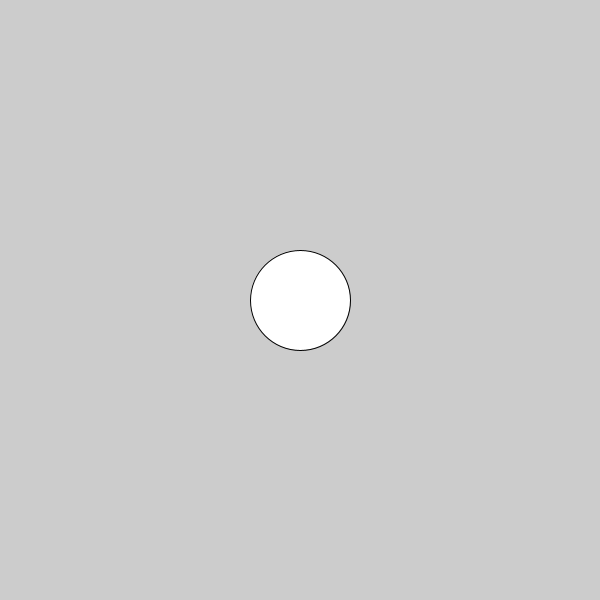
Frame 1 (no input)
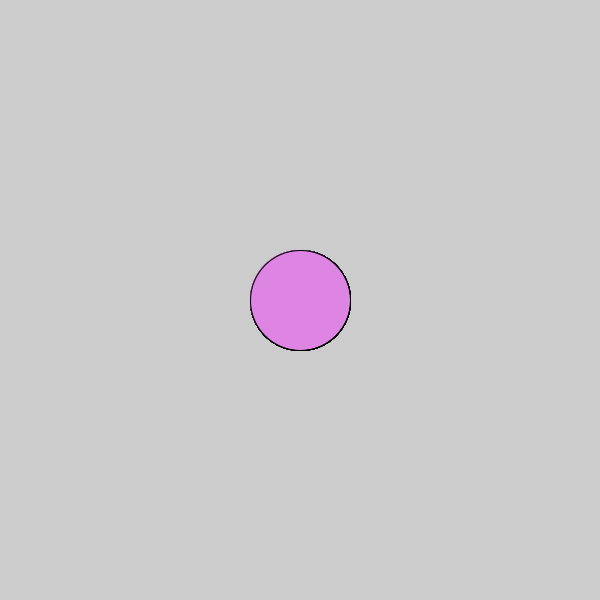
Frame 60 (the mouse pressed at the canvas centre just before this capture)
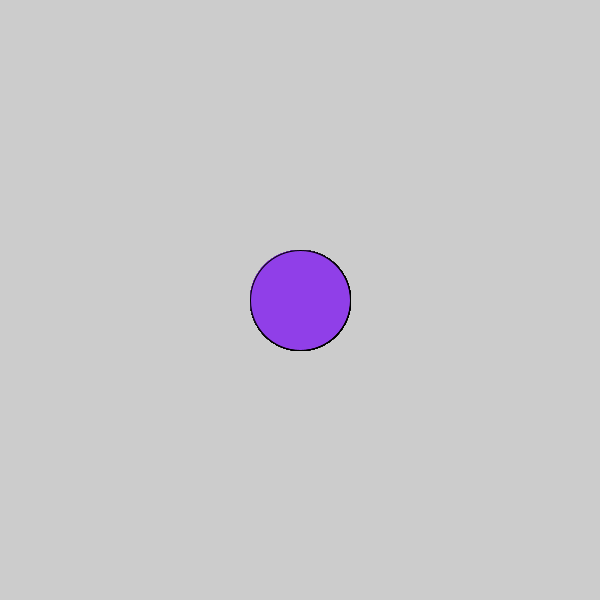
Frame 120 (the mouse held since frame 60 and released just before this capture)

The Processing sketch that drew these frames (run headless with seeded random() and noise(); from frame 60 on, the mouse is pressed at the canvas centre):

// Processing sketch: c_LogicalDot
// ── c_LogicalDot.pde

void setup() {
  
// 1. Set the size of the sketch. Make it 600 pixels square. 
  size(600,600);

}

void draw() {
  
// 2. Draw an ellipse
// Run the program to make sure it works before moving on.
ellipse(300,300,100,100);

// 3. Change the color of the ellipse when the mouse is pressed.
//    Use the following code, but put your colors where indicated
//    Remember to use the   fill()  command to set colors.

if (mousePressed) {
 
   //  put one color here 
  fill(#903FE8);
  
} else {
  
  fill(#DE85E3);
  
}  
  
  
  
}
